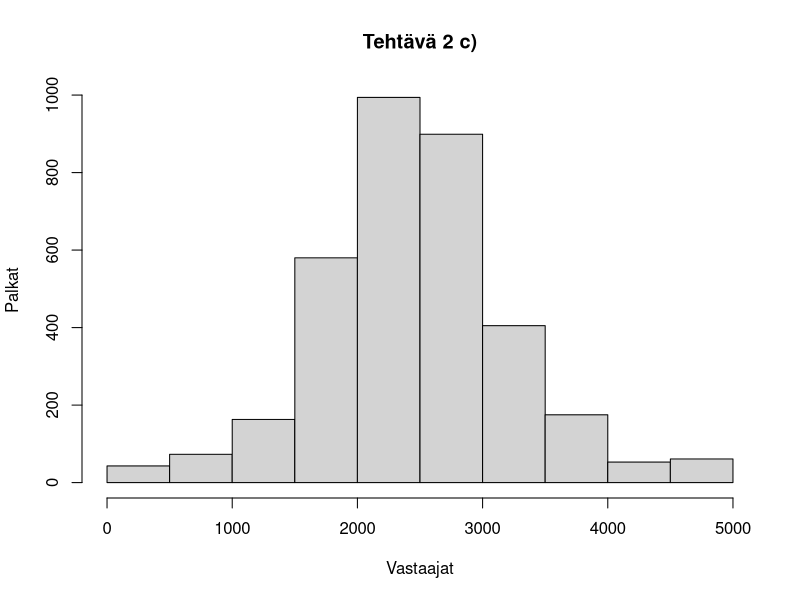
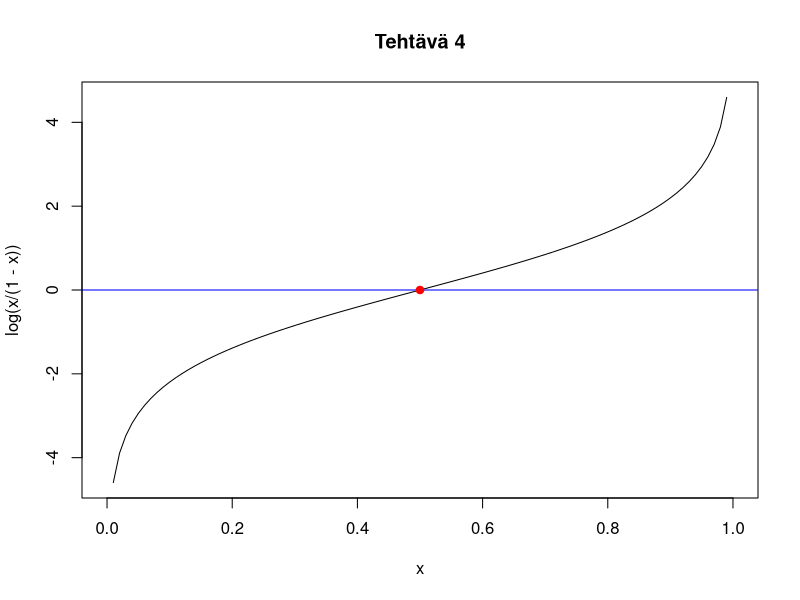
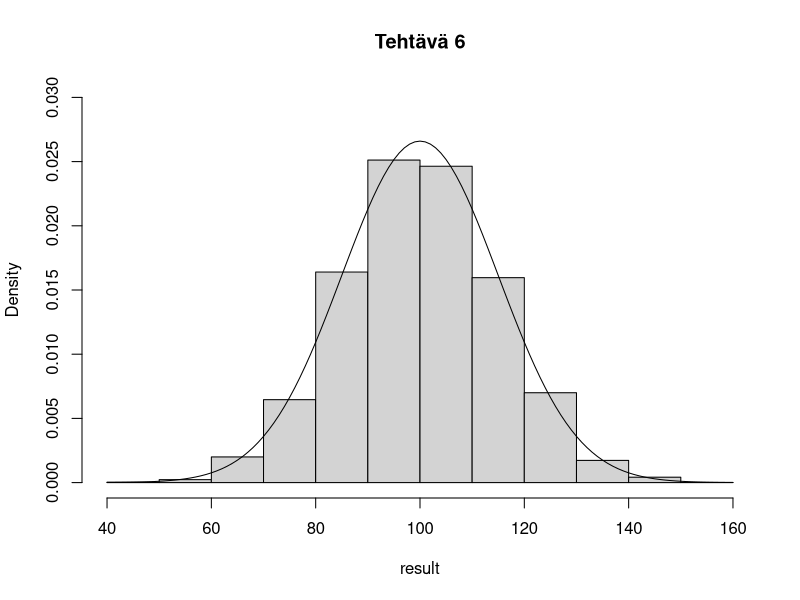
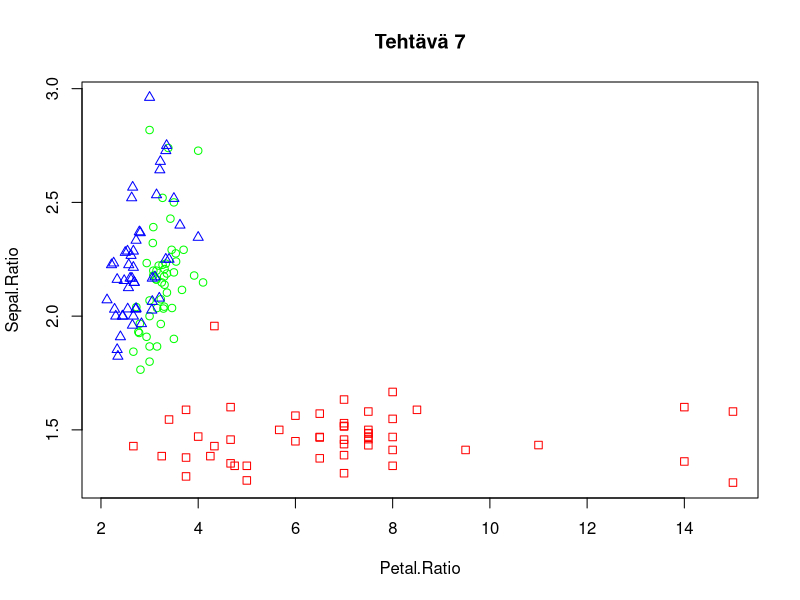
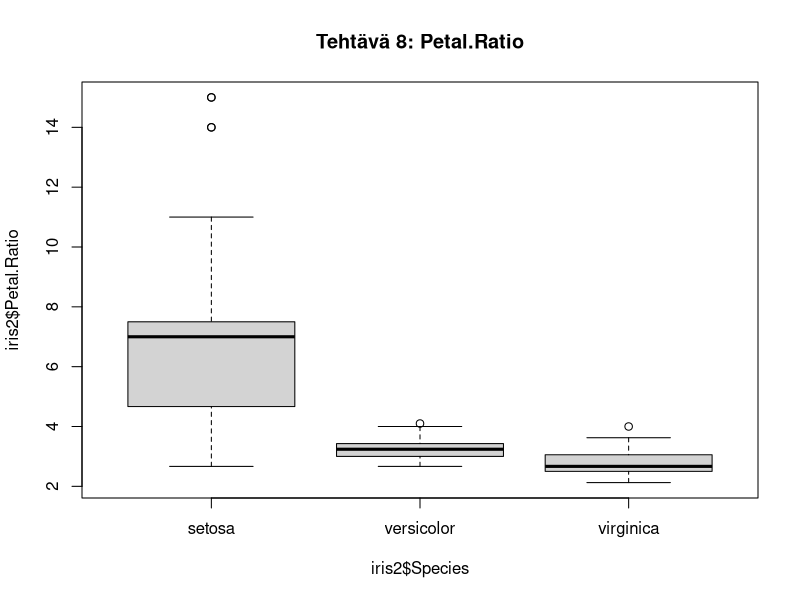
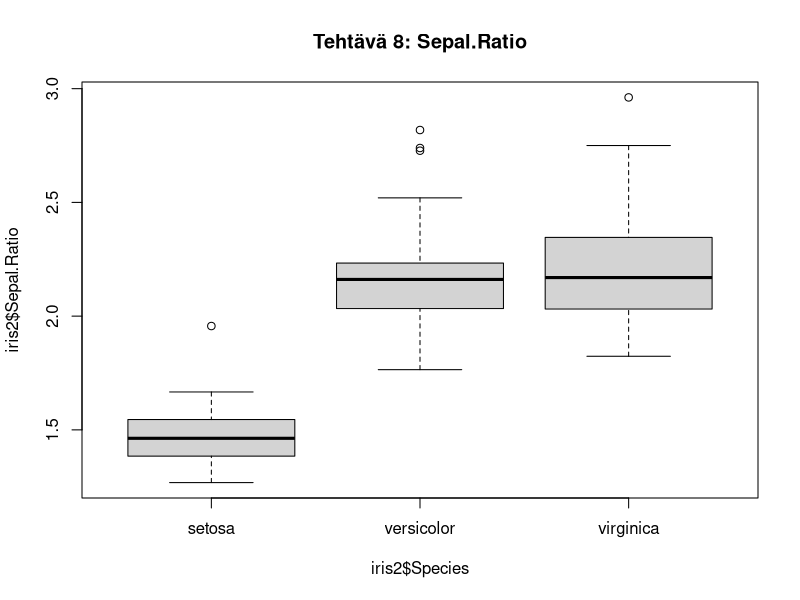

Write the R code that produced these figures, in order.
##############################################
# Viikko 2                                   #
# Tilastollinen päättely R-ohjelmistolla     #
##############################################



##############################################
# Tehtävä 1
print("Tehtävä 1")

# a)
ot <- read.csv2(file='OT2014.csv', stringsAsFactors=0)
ot[1:10, 1:5]

# b)
# Sukupuoli
# koodi: [Q5_2] arvo: nainen = 1 ja mies = 2

# Paljonko uskot saavasi palkkaa bruttona (ennen verojen vähentämistä
# vuoden kuluttua valmistumisestasi? (euroa kuukaudessa)
# koodi: [Q1_12]

# c)
palkat <- ot$q1_12[!is.na(ot$q1_12)]
mean(palkat)
median(palkat)
min(palkat)
max(palkat)

# d)
naiset <- ot[ot$q5_2 == 1,]
naisten_palkat <- naiset$q1_12[!is.na(naiset$q1_12)]
mean(naisten_palkat)

miehet <- ot[ot$q5_2 == 1,]
miesten_palkat <- miehet$q1_12[!is.na(miehet$q1_12)]
mean(miesten_palkat)

# e)
luotek_naiset <- naiset[naiset$q1_5b == 9 | naiset$q1_5b == 18,]
luotek_naisten_palkat <- luotek_naiset$q1_12[!is.na(luotek_naiset$q1_12)]
mean(luotek_naisten_palkat)



##############################################
# Tehtävä 2
print("Tehtävä 2")

# a)
palkat <- ot$q1_12
yli5000 <- palkat[palkat > 5000]
print(paste("Enemmän kuin 5000 e/kk:", length(yli5000)))

enin5000 <- palkat[palkat <= 5000]
print(paste("Enintään 5000 e/kk:", length(enin5000)))

# b)
puuttuu <- palkat[is.na(palkat)]
print(paste("Tiedot puuttuvat",length(puuttuu),"vastanneelta."))

# c)
hist(enin5000, main="Tehtävä 2 c)", xlab="Vastaajat", ylab="Palkat")



##############################################
# Tehtävä 3
print("Tehtävä 3")

# a)
mean(ot$q1_11b, na.rm=1)

# > mean(ot$q1_11b, na.rm=1)
# [1] 3.378409
# Arvo on väliltä Melko huonot ja Eivät hyvät eivätkä huonot, lähempänä Eivät hyvät eivätkä huonot arvoa. 
#
# Tosin mukana on arvot En osaa sanoa = 9
# ja arvon suhteellinen frekvenssi on 514/3620 = 0.142
# Ilman En osaa sanoa arvoja:
# > mean(ot$q1_11b[ot$q1_11b != 9], na.rm=1)
# [1] 2.417166
# Tulos on väliltä Eivät hyvät eivätkä huonot ja Melko hyvät, lähempänä Melko hyvät arvoa.
#
# Eli näemme, että En osaa sanoa arvot kiskovat keskiarvoa kohti. En osaa sanoa on ongelmallinen:
# esim havainnoilla 5,5,5,9 keskiarvo on 6. Ilmeisesti En osaa sanoa arov on valittu aineiston pohjalta.

# b)
tmp <- ot$q1_11b
tmp[tmp == 9] <- NA
mean(tmp, na.rm=1)
# > mean(tmp, na.rm=1)
# [1] 2.417166
# Muuttamalla En osaa sanoa arvot NA:ksi keskiarvo liikkuu kohti hyvää verrattuna a)-kohtaan



##############################################
# Tehtävä 4

# a)
curve(log(x/(1-x)), from=0, to=1, main="Tehtävä 4")

# b)
abline(h=0, col='blue')

# c)
points(x=0.5, y=0, col="red", pch=19)



##############################################
# Tehtävä 5
print("Tehtävä 5")

# a)
rbinom(10, 1, 0.5)

# b)
a <- rbinom(100, 1, 0.5)
sum(a[a==1])

# c)
b <- rbinom(1000, 1, 0.5)
sum(b[b==1])



##############################################
# Tehtävä 6
print("Tehtävä 6")

# a)
rnorm(mean=100, sd=15, n=1)

# b)
result <- rnorm(mean=100, sd=15, n=10000)
#result

# c)
hist(result, main="Tehtävä 6", freq=FALSE, ylim=c(0,0.03))

# d)
lines(x=seq(40,160),dnorm(x=seq(40,160), mean=100, sd=15))



##############################################
# Tehtävä 7

# a)
iris2 <- iris

# b)
iris2$Sepal.Ratio <- iris2$Sepal.Length / iris2$Sepal.Width
iris2$Petal.Ratio <- iris2$Petal.Length / iris2$Petal.Width

# c)
iris_colors = c("red", "green", "blue")
iris_dots = c(0, 1, 2)
plot(Sepal.Ratio~Petal.Ratio, data=iris2, main="Tehtävä 7", col=iris_colors[Species], pch=iris_dots[Species])



##############################################
# Tehtävä 8

boxplot(iris2$Petal.Ratio~iris2$Species, main="Tehtävä 8: Petal.Ratio")
boxplot(iris2$Sepal.Ratio~iris2$Species, main="Tehtävä 8: Sepal.Ratio")